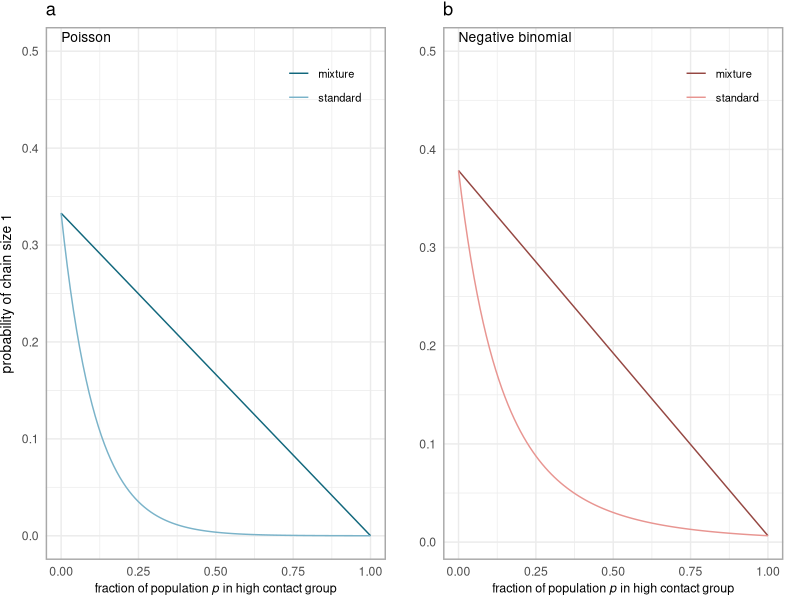
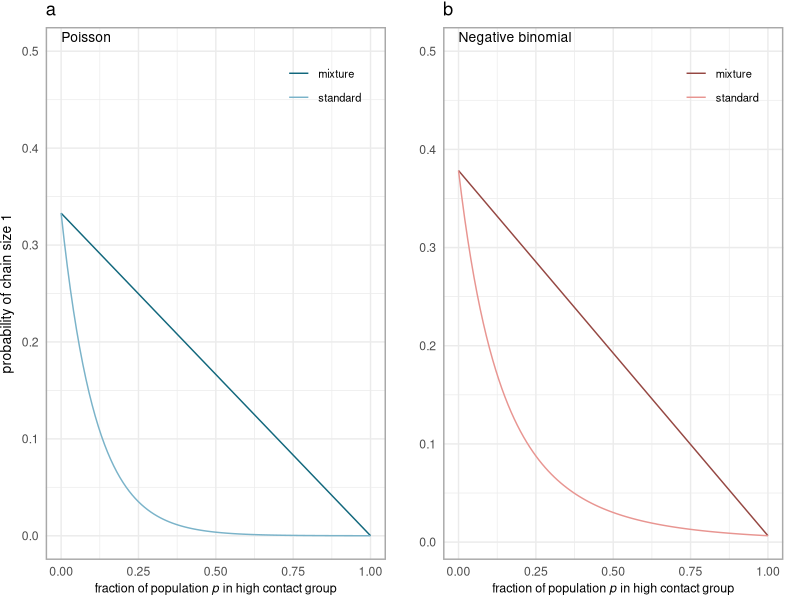

The R script that drew these images, in order:
## ---- chunk 1
library(tidyverse)
library(egg)


# results
dat <- expand.grid(p = seq(0,1, 0.01), 
                   delta = 9,
                   R0D = 1.1,
                   k = 4,
                   model = c("Poisson", "Negative binomial") ,
                   version = c("mixture", "standard")
                   ) %>% 
  mutate(Probability = case_when(model == "Poisson" & version == "mixture" ~ 
                                   p*exp(-(R0D + delta))+(1-p)*exp(-(R0D)),
                                 model == "Poisson" & version == "standard" ~ 
                                   exp(-(R0D + p*delta)),
                                 model == "Negative binomial" & version == "mixture" ~ 
                                   p*(k/(k + R0D + delta))^k + (1 - p)* (k/(k + R0D))^k,
                                 model == "Negative binomial" & version == "standard" ~ 
                                   (k/(k + R0D + p*delta))^k
                                 ))

ymax <- 0.5

poisson_colors <- c(scales::col2hcl("#226e83", l = 40), # dark blue
                    scales::col2hcl("#226e83", l = 70)) # light blue
negbin_colors <- c(scales::col2hcl("#e2908c", l = 40), # dark red
                    scales::col2hcl("#e2908c", l = 70)) # light red


fig_ProbChainOne_a <- dat %>% filter(model == "Poisson") %>% 
  ggplot(aes(x = p, y = Probability, color = version)) +
    geom_line() +
    scale_color_manual(values = poisson_colors) +
    expand_limits(y = ymax) +
    xlab(expression(paste("fraction of population ", italic("p"), " in high contact group"))) +
    ylab(expression(paste("probability of chain size 1"))) +
    guides(color = guide_legend(position = "inside", title = NULL)) +
    annotate("text", label = "Poisson", 
             x = 0, y = Inf, vjust = 1.5, hjust = 0, size = 3.5) +
    theme_minimal() +
    theme(panel.border = element_rect(color = "darkgrey", fill = NA, linewidth = 1),
          plot.margin = margin(l = 24, unit = "pt"),
          legend.position.inside = c(.95, .95),
          legend.justification.inside = c(1, 1))

fig_ProbChainOne_b <- dat %>% filter(model == "Negative binomial") %>% 
  ggplot(aes(x = p, y = Probability, color = version)) +
    geom_line() +
    scale_color_manual(values = negbin_colors) +
    expand_limits(y = ymax) +
    xlab(expression(paste("fraction of population ", italic("p"), " in high contact group"))) +
    ylab(expression(paste("probability of chain size 1"))) +
    guides(color = guide_legend(position = "inside", title = NULL)) +
    annotate("text", label = "Negative binomial", 
             x = 0, y = Inf, vjust = 1.5, hjust = 0, size = 3.5) +
    theme_minimal() +
    theme(panel.border = element_rect(color = "darkgrey", fill = NA, linewidth = 1),
          plot.margin = margin(l = 24, r = 12, unit = "pt"),
          legend.position.inside = c(.95, .95),
          legend.justification.inside = c(1, 1))

fig_ProbChainOne <- ggarrange(
    fig_ProbChainOne_a + 
      labs(title="a") +
      theme(plot.margin = margin(b = 1, t = 1),
            axis.title.x = element_text(size=9),
            axis.title.y = element_text(size=10),
            legend.text = element_text(size=8)), 
    fig_ProbChainOne_b +
      labs(title="b") +
      theme(axis.title.x = element_text(size=9),
            axis.title.y = element_blank(),
            legend.text=element_text(size=8)), 
    nrow = 1, ncol = 2
    )
ggsave("fig_ProbChainOne.pdf", fig_ProbChainOne, height=8, width=14.5, units="cm") 
